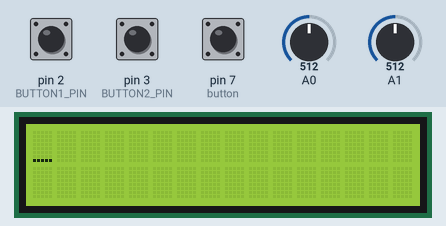
Bench run of a sketch on a simulated Arduino Uno, built with avr-gcc and run on an emulated ATmega328P. Parts: 16×2 character LCD. The test bench sets the inputs (shaded band); at power-on: A1 = 512, A0 = 512, pin 2 (BUTTON1_PIN) HIGH, pin 3 (BUTTON2_PIN) HIGH, pin 7 (button) HIGH.

Above: at 1.2 s.
1.3 s: A1 set to 23
2.8 s: A1 set to 18
At 2.88 s:
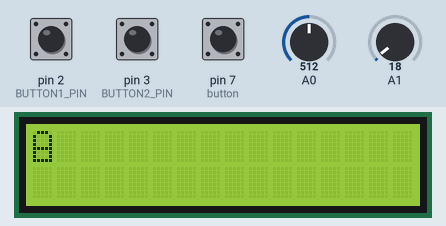
4.6 s: A0 set to 1007
6.4 s: A0 set to 1020
At 6.6 s:
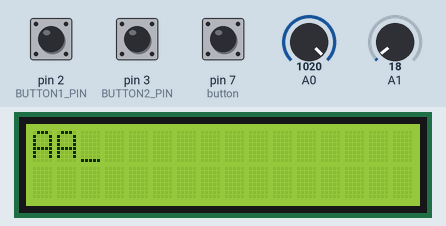
8.4 s: A0 set to 900
At 8.52 s:
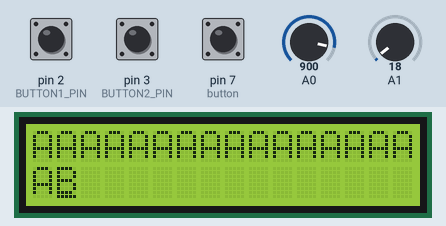
10.3 s: A0 set to 1023
At 10.44 s:
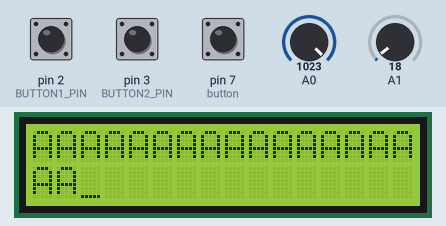

Measured:
- the behaviour switches between 21 and 20 on A1 (found by bisection; images 0 and 1)
- the behaviour switches between 1019 and 1020 on A0 (found by bisection; images 1 and 2)
- after the input at 1.3 s, every drawn part: stays the same
- after the input at 2.8 s, the display: changes at once (image 1)
- after the input at 6.4 s, the display: first changes at once (image 2 shows a later state)
- after the input at 8.4 s, the display: changes after 0.06 s (image 3)

The sketch:

notebook.ino
```cpp
#include <LiquidCrystal.h>
#include <ezButton.h>

#include "lcd.h"
#include "joystick.h"
#include "storage.h"

#define BUTTON1_PIN 2
#define BUTTON2_PIN 3

#define HOLD_TICKS 8

ezButton button(7);
LiquidCrystal lcd(12, 11, 5, 4, 8, 9);

static int c_pos_x = 0;
static int c_pos_y = 0;

char screen_buf[2][16];

volatile bool timer_tick = false;
volatile bool button1_active = false;
volatile bool button2_active = false;

int button1_ticks = 0;
int button2_ticks = 0;

void handle_save_button(int pin, uint8_t slot, volatile bool *active_flag,
			int *ticks)
{
	if (!(*active_flag)) {
		return;
	}

	if (digitalRead(pin) == LOW) {
		(*ticks)++;
		if (*ticks >= HOLD_TICKS) {
			if (load_slot(slot)) {
				lcd_refresh(&lcd, c_pos_x, c_pos_y);
			}

			*ticks = 0;
			*active_flag = false;
		}
	} else {
		if (*ticks > 0) {
			save_slot(slot);
		}

		*ticks = 0;
		*active_flag = false;
	}
}

void setup()
{
	Serial.begin(9600);

	pinMode(2, INPUT_PULLUP);
	pinMode(3, INPUT_PULLUP);

	attachInterrupt(digitalPinToInterrupt(BUTTON1_PIN), ISR_BUTTON1,
			FALLING);
	attachInterrupt(digitalPinToInterrupt(BUTTON2_PIN), ISR_BUTTON2,
			FALLING);

	init_lcd(&lcd);
	init_joystick();
}

void loop()
{
	button.loop();

	if (timer_tick) {
		timer_tick = false;

		handle_save_button(BUTTON1_PIN, 0, &button1_active,
				   &button1_ticks);
		handle_save_button(BUTTON2_PIN, 1, &button2_active,
				   &button2_ticks);

		bool moved = handle_move(&c_pos_x, &c_pos_y);
		bool wrote = handle_write(c_pos_x, c_pos_y);

		if (wrote) {
			lcd_print_char(&lcd, c_pos_x, c_pos_y);
		} else if (moved) {
			lcd_move_cursor(&lcd, c_pos_x, c_pos_y);
		}
	}

	if (button.isPressed()) {
		handle_delete(c_pos_x, c_pos_y);
		lcd_print_char(&lcd, c_pos_x, c_pos_y);
	}
}

void ISR_BUTTON1()
{
	button1_active = true;
}

void ISR_BUTTON2()
{
	button2_active = true;
}
```

joystick.h
```cpp
#pragma once

extern volatile bool timer_tick;
extern char screen_buf[2][16];

void init_joystick()
{
	TCCR1A = 0;
	TCCR1B = 0;
	TCNT1 = 0;

	// CTC mode: reset ticks on compare
	TCCR1B &= ~(1 << WGM13);
	TCCR1B |= (1 << WGM12);

	// 64 prescaler
	TCCR1B |= (1 << CS11) | (1 << CS10);

	// converts to 50ms
	OCR1A = 29999;

	// enable Timer1 compare interrupt
	TIMSK1 = (1 << OCIE1A);

	sei();
}

bool handle_move(int *pos_x, int *pos_y)
{
	int j_val_y = analogRead(A0);
	if (j_val_y >= 1020) {
		if (*pos_x == 15 && *pos_y == 1) {
			return false;
		} else if (*pos_x == 15 && *pos_y == 0) {
			*pos_x = 0;
			*pos_y = 1;
		} else {
			*pos_x += 1;
		}
		return true;

	} else if (j_val_y <= 20) {
		if (*pos_x == 0 && *pos_y == 0) {
			return false;
		} else if (*pos_x == 0 && *pos_y == 1) {
			*pos_x = 15;
			*pos_y = 0;
		} else {
			*pos_x -= 1;
		}
		return true;
	}

	return false;
}

bool handle_write(int pos_x, int pos_y)
{
	int j_val_x = analogRead(A1);
	char c = screen_buf[pos_y][pos_x];

	if (j_val_x <= 20) {
		if (c == ' ')
			c = 'A';
		else if (c >= 'Z')
			c = 'A';
		else
			c += 1;

		screen_buf[pos_y][pos_x] = c;
		return true;
	} else if (j_val_x >= 1020) {
		if (c == ' ')
			c = 'Z';
		else if (c <= 'A')
			c = 'Z';
		else
			c -= 1;

		screen_buf[pos_y][pos_x] = c;
		return true;
	}
	return false;
}

void handle_delete(int pos_x, int pos_y)
{
	char c = screen_buf[pos_y][pos_x];
	c = ' ';
	screen_buf[pos_y][pos_x] = c;
}

ISR(TIMER1_COMPA_vect)
{
	timer_tick = true;
}
```

storage.h
```cpp
#pragma once

#include <EEPROM.h>

#define EEPROM_MAGIC 0xAB
#define EEPROM_VERSION 0x01

#define SLOT_SIZE 35
#define SLOT_ADDR(slot) (2 + ((slot) * SLOT_SIZE))

extern char screen_buf[2][16];

void save_slot(uint8_t slot)
{
	EEPROM.update(0, EEPROM_MAGIC);
	EEPROM.update(1, EEPROM_VERSION);

	int start = SLOT_ADDR(slot);
	EEPROM.update(start, EEPROM_MAGIC);

	int addr = start + 1;
	for (int y = 0; y < 2; y++) {
		for (int x = 0; x < 16; x++) {
			EEPROM.update(addr, screen_buf[y][x]);
			addr += 1;
		}
	}
}

bool load_slot(uint8_t slot)
{
	int start = SLOT_ADDR(slot);

	if (EEPROM.read(0) != EEPROM_MAGIC ||
	    EEPROM.read(1) != EEPROM_VERSION ||
	    EEPROM.read(start) != EEPROM_MAGIC) {
		return false;
	}

	int addr = start + 1;
	for (int y = 0; y < 2; y++) {
		for (int x = 0; x < 16; x++) {
			screen_buf[y][x] = (char)EEPROM.read(addr);
			addr += 1;
		}
	}
	return true;
}
```

lcd.h
```cpp
#pragma once

extern char screen_buf[2][16];

void init_lcd(LiquidCrystal *lcd)
{
	for (int y = 0; y < 2; y++) {
		for (int x = 0; x < 16; x++) {
			screen_buf[y][x] = ' ';
		}
	}
	// set number of cols and rows of lcd
	lcd->begin(16, 2);
	lcd->noBlink();
	lcd->cursor();
	lcd->setCursor(0, 0);
}

void lcd_move_cursor(LiquidCrystal *lcd, int x, int y)
{
	lcd->setCursor(x, y);
}

void lcd_print_char(LiquidCrystal *lcd, int x, int y)
{
	lcd->write(screen_buf[y][x]);
	lcd->setCursor(x, y);
}

void lcd_refresh(LiquidCrystal *lcd, int x, int y)
{
	for (int y = 0; y < 2; y++) {
		lcd->setCursor(0, y);
		for (int x = 0; x < 16; x++) {
			lcd->write(screen_buf[y][x]);
		}
	}
	lcd->setCursor(x, y);
}
```
